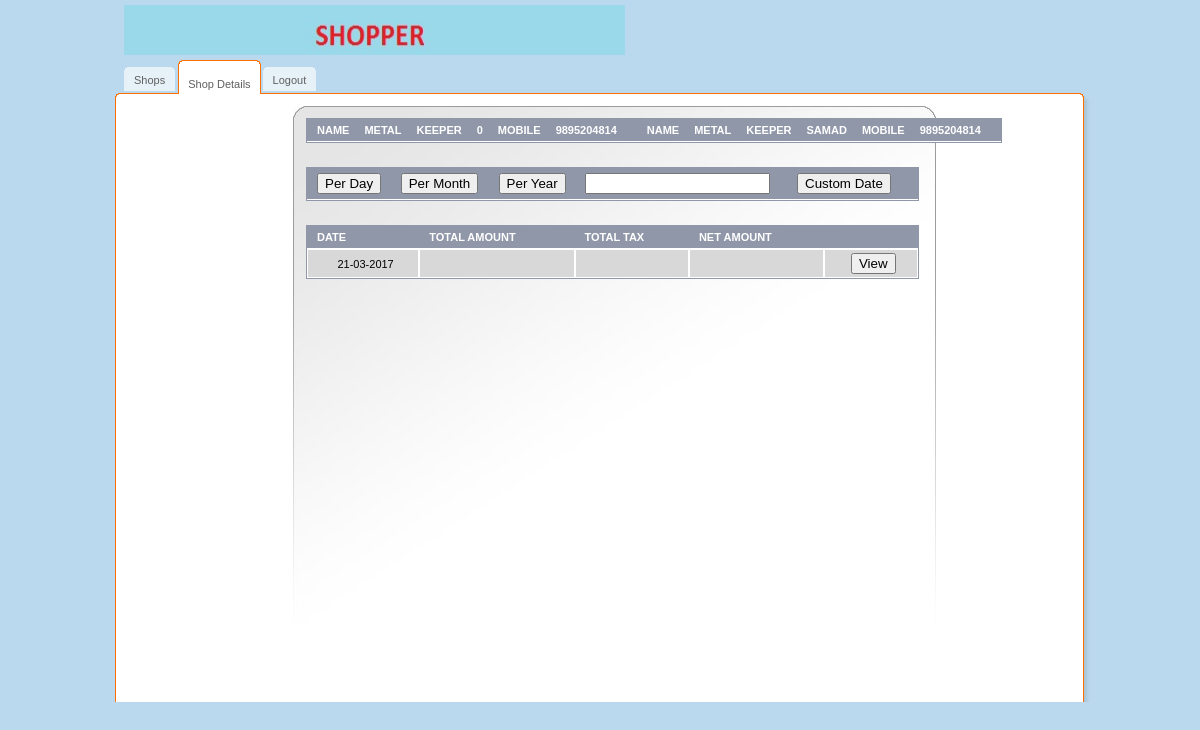
The page /src/shop_details.php?id=17 on the database its author committed.
### tables this page shows
CREATE TABLE IF NOT EXISTS `user` (
  `id` int(11) NOT NULL AUTO_INCREMENT,
  `username` varchar(50) NOT NULL,
  `password` varchar(50) NOT NULL,
  `email` varchar(50) NOT NULL,
  `role` varchar(10) NOT NULL,
  `shop_id` int(11) NOT NULL DEFAULT '0',
  `name` varchar(50) NOT NULL,
  PRIMARY KEY (`id`)
);

CREATE TABLE IF NOT EXISTS `shop` (
  `reg.no` int(50) NOT NULL AUTO_INCREMENT,
  `name` varchar(50) NOT NULL,
  `category` varchar(50) NOT NULL,
  `location` varchar(50) NOT NULL,
  `owner` int(11) NOT NULL,
  `admin` int(11) NOT NULL DEFAULT '0',
  PRIMARY KEY (`reg.no`)
);

### src/shop_details.php (the view, shortened to what this page needs)
<!DOCTYPE html PUBLIC "-//W3C//DTD XHTML 1.0 Transitional//EN" "http://www.w3.org/TR/xhtml1/DTD/xhtml1-transitional.dtd">
<html>
    <head>
    </head>
    <body>
        <div id="main">
            <div id="header">
                <a href="shops.php" class="logo"><img src="../img/logos.jpeg" width="501" height="50" alt=""/></a>
                <ul id="top-navigation">
                    <li><span><span><a href="shops.php">Shops</a></span></span></li>
                    <li class="active"><span><span><a href="shop_details.php">Shop Details</a></span></span></li>
                    <li><span><span><a href="../index.php">Logout</a></span></span></li>
                </ul>
            </div>
            <div id="middle">
                <div id="left-column">
                </div>
                <div id="center-column">
                    <table class="listing form" cellpadding="0" cellspacing="0">
                        <tr>
                            <?php
                            require 'dbconfig.php';
                            try {
                                $conn = new PDO("mysql:host=$host;dbname=$dbname", $username, $password);
                                $bill_id_sql = "SELECT SHOP.NAME AS NAME,USER.NAME AS `ADMIN-NAME` FROM SHOP,USER WHERE `REG.NO`=" . $_GET['id'] . " AND `shop_id`=" . $_GET['id'] . "";
                                $result = $conn->prepare($bill_id_sql);
                                if ($result->execute()) {
                                    while ($row = $result->fetch(PDO::FETCH_ASSOC)) {
                                        echo '
                        <th class="full" >Name</th>
                            <th class="full" >' . $row['NAME'] . '</th>
                            <th class="full" >Keeper</th>
                            <th class="full" >' . $row['ADMIN-NAME'] . '</th>
                            <th class="full" >Mobile</th>
                            <th class="full" >9895204814</th>
                            <th class="full" ></th>
';
                                    }
                                } else {
                                    die("Can't execute the query");
                                }
                            } catch (PDOException $pe) {
                                die("Can't connect to the database $dbname :" . $pe->getMessage());
                            }
                            ?>
                        </tr>
                    </table>
                    <br></br>
                    <table class="listing form" cellpadding="0" cellspacing="0">
                        <tr>
                            <th class="full" ><input type="button" value="Per Day" name="search" /></th>
                            <th class="full" ><input type="button" value="Per Month" name="search" /></th>
                            <th class="full" ><input type="button" value="Per Year" name="search" /></th>
                            <th class="full" ><input type="text" name="search_key" value="" /></th>
                            <th class="full" ><input type="button" value="Custom Date" name="search" /></th>
                            <th class="full" ></th>
                        </tr>
                    </table>
                    <br></br>
                    <table class="listing form" cellpadding="0" cellspacing="0">
                        <tr>
                            <th class="full" >Date</th>
                            <th class="full" >Total Amount</th>
                            <th class="full" >Total Tax</th>
                            <th class="full" >Net Amount</th>
                            <th class="full" ></th>
                        </tr>
                        <?php
                        try {
                            $bill_id_sql = "SELECT DISTINCT DATE_FORMAT(`time`,'%d-%m-%Y') AS `date` FROM `purchase` WHERE `SHOP-ID`=" . $_GET['id'] . "";
                            $result = $conn->prepare($bill_id_sql);
                            if ($result->execute()) {
                                while ($row = $result->fetch(PDO::FETCH_ASSOC)) {
                                    echo '<tr>
                            <td>' . $row['date'] . '</td>';
                                    $bill_id_sql2 = "SELECT `bill-no` FROM `purchase` WHERE `shop-id`=" . $_GET['id'] . " AND DATE_FORMAT(`time`,'%d-%m-%Y')='" . $row['date'] . "'";
                                    $day=$row['date'];
                                    $result2 = $conn->prepare($bill_id_sql2);
                                    if ($result2->execute()) {
                                        $i = 0;
                                        while ($row2 = $result2->fetch(PDO::FETCH_ASSOC)) {
                                            if ($i == 0) {
                                                $bill_id_sql3 = "SELECT name,`unit-price`,`tax`,SUM(`unit-price`*`qty`) AS `product_total`,SUM(`tax`*`qty`) AS `tax_total`,SUM(  `unit-price` *  `qty` ) + SUM(  `tax` *  `qty` ) AS total FROM `product`,`bill` WHERE `bill`.`product_id`=`product`.`id` AND (`bill`.`id`=" . $row2['bill-no'] . "";
                                            } else {
                                                $bill_id_sql3 = $bill_id_sql3 . " OR `bill`.`id`=" . $row2['bill-no'] . "";
                                            }
                                            $i++;
                                        }
                                        $bill_id_sql3 = $bill_id_sql3 . ")";
                                        $result3 = $conn->prepare($bill_id_sql3);
                                        if ($result3->execute()) {
                                            $row3 = $result3->fetch(PDO::FETCH_ASSOC);
                                            echo "<td>" . $row3['product_total'] . "</td>
                            <td>" . $row3['tax_total'] . "</td>
                            <td>" . $row3['total'] . "</td>";
                                        } else {
                                            die("Can't execute the query");
                                        }
                                    } else {
                                        die("Can't execute the query");
                                    }
                                    $shop_id = $_GET['id'];
                                    echo '<td><a href="account_details.php?id=' . $shop_id . '&day=' . $day . '"><input type="button" value="View" name="view" /></a></td>
                        </tr>';
                                }
                            } else {
                                die("Can't execute the query");
                            }
                        } catch (PDOException $pe) {
                            die("Can't connect to the database $dbname :" . $pe->getMessage());
                        }
                        ?>
                    </table>
                </div>
            </div>
        </div>
    </body>
</html>

### css/all.css (style rules this page uses)
body { margin:0;padding:0;background:#BBD9EE;color:#000;font-family:tahoma,arial,sans-serif;font-size:11px; }
img { border:none; }
a { color:#060606;text-decoration:none }
input { vertical-align:middle }
#main { width:992px;margin:0 auto; }
#header { position:relative;width:992px;height:106px;background:url(../img/bg-header.gif) no-repeat left bottom; }
a.logo { position:absolute;top:5px;left:20px; }
#top-navigation { position:absolute;top:60px;left:20px;margin:0;padding:0;list-style:none; }
#top-navigation li { float:left;margin:0 3px 0 0;height:34px;background:url(../img/tab.gif) repeat-x top; }
#top-navigation li a { float:left;display:block;height:20px;line-height:19px;color:#606060;padding:4px 0 0 0; }
#top-navigation li span { float:left;background:url(../img/tab-left.gif) no-repeat left top; }
#top-navigation li span span { background:url(../img/tab-right.gif) no-repeat right top;padding:7px 10px 0 10px; }
#top-navigation li.active { padding:0;height:34px;background:url(../img/tab-active.gif) repeat-x top;margin-right:2px; }
#top-navigation li.active span { background:url(../img/tab-active-left.gif) no-repeat left top;height:34px; }
#top-navigation li.active span span { background:url(../img/tab-active-right.gif) no-repeat right top;height:23px;padding:11px 10px 0 10px;line-height:19px;color:#606060; }
#middle { float:left;width:967px;background:url(../img/bg-middle.gif) repeat-y left;padding:0 13px 0 12px; }
#left-column { float:left;padding:1px 14px 0 12px;width:151px; }
#center-column { float:left;width:614px;background:url(../img/bg-center-column.jpg) no-repeat left top;min-height:584px;padding:12px 16px 0 13px; }
table.listing { border-bottom:1px solid #9097A9;width:613px;padding:0;margin:0;border:1px solid #9097A9; }
table.listing th { border-top:0!important; }
table.listing th.full { border-left:0;border-right:0!important;text-align:left;text-transform:uppercase; }
table.listing td,table.listing th { border:1px solid #fff;text-align:center; }
table.listing th { background:#9097A9;color:#fff;padding:5px; }
table.listing td { background:#D8D8D8;color:#000;padding:3px 5px; }
table.form th,table.form td { padding-left:10px; }

### rows shown on the page
user: shop.name "METAL", name "0"
user: shop.name "METAL", name "SAMAD"

### other values the page prints
$row['date'] "21-03-2017"
